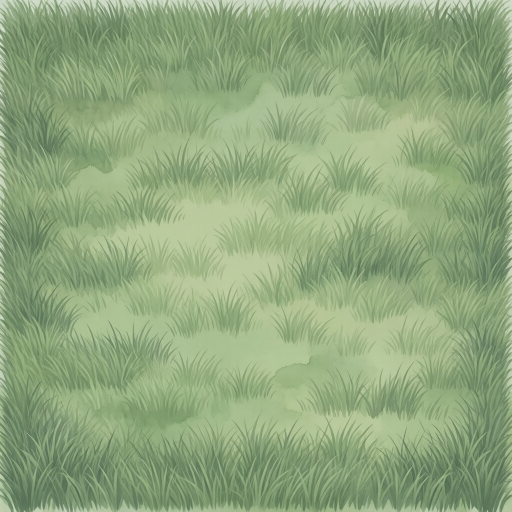
#> input picture assets-src/prototipo/fase4/textura-hierba.png, 1024 x 1024 px (shown at 1/2 size); its folder holds 4 pictures in this run
$ python terreno.py
#> lines starting #> are read from the running program, lines starting #| are printed output that depends on the picture
"""Tiles repetibles y objetos (árbol, roca) a partir de las texturas generadas en ComfyUI (fase 4).

Uso: python assets-src/prototipo/terreno.py
Lee `assets-src/prototipo/fase4/textura-<tipo>.png` y `objeto-<tipo>.png` (salida de
`comfy/lanzar.py`) y escribe:

- `public/assets/terreno/tile-<tipo>@1x.webp` (4 variantes de 32 × 32 en fila) y `@2x` (64 × 64).
- `public/assets/objetos/<objeto>@1x.webp` y `@2x` (marco de la biblia §1, pivote abajo al centro).
- `assets-src/prototipo/fase4/mosaico-<tipo>.png`: 8 × 8 casillas al azar a @2x para revisar costuras.

Tiles (biblia §9): el maestro es de 128 px (@4x). Primero se hace una base repetible consigo
misma (mezcla con la textura desplazada media vuelta); luego cada variante pinta su interior con
otro recorte de la misma textura, pero conserva el borde de la base: así todas las variantes
encajan entre sí y consigo mismas.
"""

from __future__ import annotations

import random
from pathlib import Path

import numpy as np
from PIL import Image, ImageDraw, ImageFilter

RAIZ = Path(__file__).resolve().parents[2]
ORIGEN = RAIZ / "assets-src/prototipo/fase4"
TERRENO = RAIZ / "public/assets/terreno"
OBJETOS = RAIZ / "public/assets/objetos"
MAESTRO = 128  # px por casilla @4x
RECORTE = 256  # px de textura generada por casilla (la textura de 1024 cubre 4 × 4 m)
CREMA = np.array([245, 236, 206], dtype=np.float32)

MARGEN = 160  # la textura generada trae a veces un filo de papel: se recorta solo por dentro
# objeto -> (ancho, alto) del marco @1x
MARCOS = {"arbol": (64, 96), "roca": (32, 32)}


def rampa(n: int, ancho: float) -> np.ndarray:
    """0 en los bordes, 1 en el interior, con transición suave de `ancho` (fracción del lado)."""
    t = np.minimum(np.arange(n) + 0.5, n - np.arange(n) - 0.5) / (n * ancho)
    t = np.clip(t, 0, 1)
    return t * t * (3 - 2 * t)


def mascara(n: int, ancho: float) -> np.ndarray:
    r = rampa(n, ancho)
    return np.minimum.outer(r, r)[..., None]


def repetible(a: np.ndarray) -> np.ndarray:
    """Hace `a` repetible: en los bordes manda la textura desplazada media vuelta (continua al
    envolver) y en el centro, la original."""
    n = a.shape[0]
    desplazada = np.roll(a, (n // 2, n // 2), axis=(0, 1))
    m = mascara(n, 0.5)
    return a * m + desplazada * (1 - m)


def periodo_filas(tex: np.ndarray) -> float | None:
    """Periodo vertical (px) de los surcos si los hay: primer pico claro de la autocorrelación
    de la luminancia media por fila. None si la textura no tiene filas."""
    fila = tex[MARGEN:-MARGEN, MARGEN:-MARGEN].mean(axis=(1, 2))
    fila = fila - fila.mean()
    ac = np.correlate(fila, fila, "full")[len(fila) - 1 :]
    ac /= ac[0]
    for k in range(20, 200):
        if ac[k] > 0.3 and ac[k] >= ac[k - 1] and ac[k] >= ac[k + 1]:
            return float(k)
    return None


def igualar(a: np.ndarray, ref: np.ndarray) -> np.ndarray:
    """Iguala media y contraste por canal a `ref`: las variantes no forman parches de tono."""
    m, d = a.mean(axis=(0, 1)), a.std(axis=(0, 1)) + 1e-3
    return (a - m) / d * ref.std(axis=(0, 1)) + ref.mean(axis=(0, 1))


def a_maestro(a: np.ndarray) -> np.ndarray:
    img = Image.fromarray(np.clip(a, 0, 255).astype(np.uint8))
    return np.asarray(img.resize((MAESTRO, MAESTRO), Image.LANCZOS), dtype=np.float32)


def tiles(tipo: str) -> list[np.ndarray]:
#> called with tipo = 'hierba'
    tex = np.asarray(Image.open(ORIGEN / f"textura-{tipo}.png").convert("RGB"), dtype=np.float32)
    periodo = periodo_filas(tex) if tipo == "tierra" else None
    # Con surcos, el lado del recorte es un número entero de surcos y todas las variantes
    # empiezan en la misma fase: así las filas casan al repetir y entre variantes.
    lado = round(periodo * round(RECORTE / periodo)) if periodo else RECORTE
#> lado = 256
    paso = round(periodo) if periodo else 1
#> paso = 1
    util = tex.shape[0] - 2 * MARGEN - lado
#> util = 448
    x0 = y0 = MARGEN
    sitios = [(x0, y0), (x0 + util, y0), (x0, y0 + util), (x0 + util // 2, y0 + util)]
#> sitios = [(160, 160), (608, 160), (160, 608), (384, 608)]
    sitios = [(x, y0 + round((y - y0) / paso) * paso if periodo else y) for x, y in sitios]
    recortes = [tex[y : y + lado, x : x + lado] for x, y in sitios]
#> recortes = 4 items
    base = repetible(recortes[0])
    borde = mascara(lado, 0.22)
#> call 2 of mascara, with n = 256, ancho = 0.22
#> in mascara (call 2), `r = rampa(n, ancho)`: r = 256 values, max 1 at index 56, min 0.000235 at index 0, mean 0.78
#> in mascara (call 2), `return np.minimum.outer(r, r)[..., None]`:
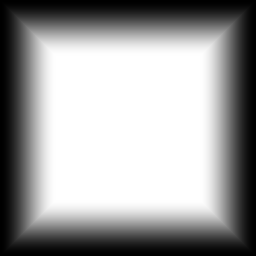
#> returned value: shape (256, 256, 1) float64; min 0.000235, max 1, mean 0.618
    salida = [base]
    for r in recortes[1:]:
        interior = igualar(repetible(r), base)
        salida.append(base * (1 - borde) + interior * borde)
#> this loop made 3 passes
#> d in igualar on passes 1 to 3: [13.29, 11.51, 11.15], [14.25, 13.29, 12.19], [11.05, 9.85, 10.06]
#> pass 1, in repetible (call 2), `m = mascara(n, 0.5)`:
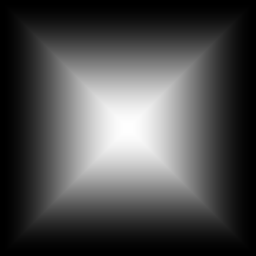
#> m: shape (256, 256, 1) float64; min 4.57e-05, max 1, mean 0.3
#> pass 1, in tiles, `interior = igualar(repetible(r), base)`:
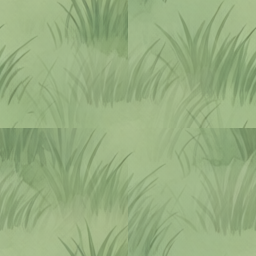
#> interior: shape (256, 256, 3) float64; mean of channels 0, 1, 2 151.5, 174.8, 129.1; drawn as R, G, B
#> after the loop, salida = 4 items
    return [a_maestro(v) for v in salida]


SATURACION_MAX = 0.42  # biblia §4: el terreno, por debajo del 45 % (HSV) de media
# El agua de la paleta (#B5D2D3, #6F9CA6) es mucho más apagada que lo que pinta el modelo.
SATURACION_TIPO = {"agua": 0.25}


def contener_saturacion(maestros: list[np.ndarray], tope: float) -> list[np.ndarray]:
    """Si la saturación media supera el tope, acerca el color a su gris (misma luminancia)."""
#> called with tope = 0.42
    todo = np.concatenate(maestros, axis=1)
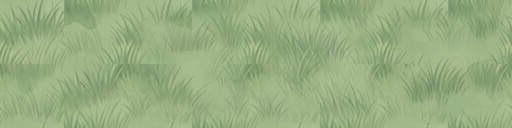
#> todo: shape (128, 512, 3) float32; mean of channels 0, 1, 2 151.1, 174.4, 128.7; drawn as R, G, B
    mx, mn = todo.max(axis=2), todo.min(axis=2)
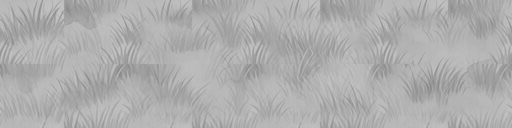
#> mx: shape (128, 512) float32; min 132, max 198, mean 174.4
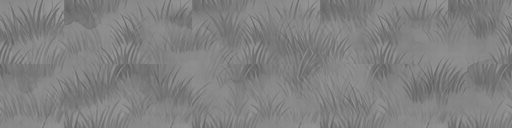
#> mn: shape (128, 512) float32; min 91, max 153, mean 128.7
    sat = float(np.mean((mx - mn) / np.maximum(mx, 1)))
#> sat = 0.263
    if sat <= tope:
        return maestros
    k = tope / sat
    gris = [(m @ np.array([0.299, 0.587, 0.114], dtype=np.float32))[..., None] for m in maestros]
    return [g + (m - g) * k for m, g in zip(maestros, gris)]


def guardar_tiles(tipo: str, maestros: list[np.ndarray]) -> None:
    TERRENO.mkdir(parents=True, exist_ok=True)
    maestros = contener_saturacion(maestros, SATURACION_TIPO.get(tipo, SATURACION_MAX))
#> maestros = 4 items
    tira = Image.fromarray(np.concatenate(maestros, axis=1).astype(np.uint8))
    for k in (1, 2):
        lado = 32 * k
        hoja = tira.resize((lado * len(maestros), lado), Image.LANCZOS)
        hoja.save(TERRENO / f"tile-{tipo}@{k}x.webp", quality=85, method=6)
    # Mosaico de revisión: 8 × 8 casillas @2x con variantes al azar (semilla fija).
    rnd = random.Random(7)
    lado = 64
    peq = [Image.fromarray(m.astype(np.uint8)).resize((lado, lado), Image.LANCZOS) for m in maestros]
#> peq = 4 items
    mos = Image.new("RGB", (lado * 8, lado * 8))
#> mos: PIL image 512x512 RGB; every value is 0
    for fy in range(8):
        for fx in range(8):
            mos.paste(rnd.choice(peq), (fx * lado, fy * lado))
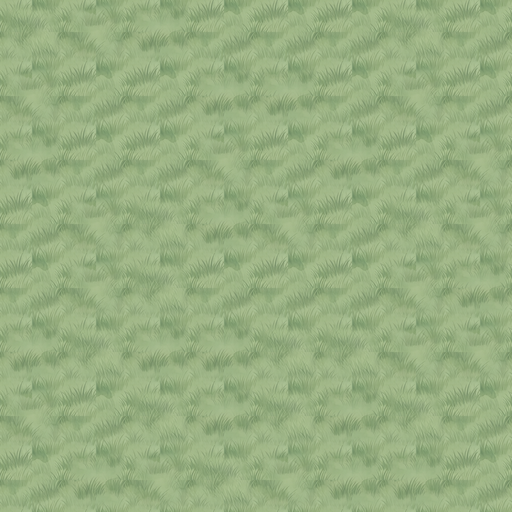
#> mos: PIL image 512x512 RGB; mean R, G, B 151.1, 174.3, 128.7
    mos.save(ORIGEN / f"mosaico-{tipo}.png")


def quitar_fondo(img: Image.Image) -> Image.Image:
    """Separa el objeto del papel. El fondo es lo claro y poco saturado (papel crema y los rayos
    de luz amarillentos que el modelo añade aunque se le pida que no) conectado con el borde de la
    imagen: se rellena desde las esquinas, así lo claro de dentro del objeto (luces de la roca)
    no se borra porque la línea sepia lo encierra."""
    a = np.asarray(img.convert("RGB"), dtype=np.float32)
    lum = a @ np.array([0.299, 0.587, 0.114], dtype=np.float32)
    sat = (a.max(axis=2) - a.min(axis=2)) / np.maximum(a.max(axis=2), 1)
    candidato = (lum > 205) & (sat < 0.32)
    m = Image.fromarray((candidato * 255).astype(np.uint8)).copy()  # copia: fromarray es de solo lectura
    for esquina in ((0, 0), (m.width - 1, 0), (0, m.height - 1), (m.width - 1, m.height - 1)):
        if m.getpixel(esquina) == 255:
            ImageDraw.floodfill(m, esquina, 128)
    fondo = np.asarray(m) == 128
    alfa = Image.fromarray(((~fondo) * 255).astype(np.uint8)).filter(ImageFilter.MinFilter(3))
    alfa = alfa.filter(ImageFilter.GaussianBlur(1.0))
    rgba = img.convert("RGBA")
    rgba.putalpha(alfa)
    return rgba


def sombra_contacto(w: int, h: int, ancho: float, cy: float) -> Image.Image:
    """Elipse de la biblia §3: #5A5470 al 35 %, achatada 2:1, borde suave."""
    s = 4
    capa = Image.new("RGBA", (w * s, h * s), (0, 0, 0, 0))
    d = ImageDraw.Draw(capa)
    rx, ry = ancho * s / 2, ancho * s / 4
    d.ellipse((w * s / 2 - rx, cy * s - ry, w * s / 2 + rx, cy * s + ry), fill=(90, 84, 112, 89))
    return capa.filter(ImageFilter.GaussianBlur(ry * 0.35)).resize((w, h), Image.LANCZOS)


def guardar_objeto(tipo: str) -> None:
    OBJETOS.mkdir(parents=True, exist_ok=True)
    obj = quitar_fondo(Image.open(ORIGEN / f"objeto-{tipo}.png"))
    caja = obj.getchannel("A").point(lambda v: 255 if v > 24 else 0).getbbox()
    obj = obj.crop(caja)
    ancho, alto = MARCOS[tipo]
    for k in (1, 2):
        w, h = ancho * k, alto * k
        esc = min(w / obj.width, (h - 2 * k) / obj.height)
        peq = obj.resize((round(obj.width * esc), round(obj.height * esc)), Image.LANCZOS)
        # Pivote abajo al centro: la base del objeto toca el borde inferior menos 2 px @1x.
        base = h - 2 * k
        marco = sombra_contacto(w, h, peq.width * 0.7, base - 1.5 * k)
        marco.alpha_composite(peq, ((w - peq.width) // 2, base - peq.height))
        marco.save(OBJETOS / f"{tipo}@{k}x.webp", quality=90, method=6)


def main() -> None:
    for tipo in ("hierba", "tierra", "agua", "camino"):
        guardar_tiles(tipo, tiles(tipo))
#> pass 2 of the loop in main, `for tipo in ("hierba", "tierra", "agua", "camino"):`:
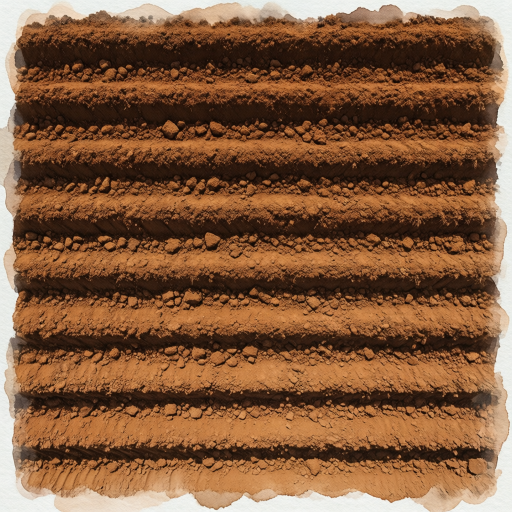
#> input picture assets-src/prototipo/fase4/textura-tierra.png, 1024 x 1024 px (shown at 1/2 size)
#> in periodo_filas, `fila = tex[MARGEN:-MARGEN, MARGEN:-MARGEN].mean(axis=(1, 2))`: fila = 704 values, max 131.6 at index 698, min 22.67 at index 193, mean 74.73
#> in periodo_filas, `fila = fila - fila.mean()`: fila = 704 values, max 56.91 at index 698, min -52.06 at index 193, mean 3.47e-06
#> in periodo_filas, `ac = np.correlate(fila, fila, "full")[len(fila) - 1 :]`: ac = 704 values, max 840755.6 at index 0, min -561482.2 at index 56, mean 597.1
#> in periodo_filas, `ac /= ac[0]`: ac = 704 values, max 1 at index 0, min -0.668 at index 56, mean 0.00071
#> periodo = 113
#> lado = 226
#> paso = 113
#> util = 478
#> in tiles (call 2), `sitios = [(x0, y0), (x0 + util, y0), (x0, y0 + util), (x0 + util // 2,..`: sitios = [(160, 160), (638, 160), (160, 638), (399, 638)]
#> in tiles (call 2), `sitios = [(x, y0 + round((y - y0) / paso) * paso if periodo else y) fo..`: sitios = [(160, 160), (638, 160), (160, 612), (399, 612)]
#> desplazada: shape (226, 226, 3) float32
#> the loop in tiles (call 2), `for r in recortes[1:]:` made 3 passes
#> d in igualar on passes 1 to 3: [53.51, 34.58, 19.09], [59.6, 40.26, 23.18], [60.4, 41.4, 23.89]
#> pass 1, in tiles (call 2), `interior = igualar(repetible(r), base)`:
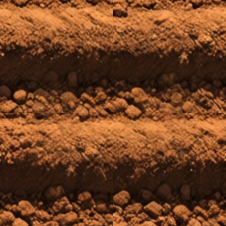
#> interior: shape (226, 226, 3) float64; mean of channels 0, 1, 2 94.4, 54.5, 28.7; drawn with min black and max white
#> img: PIL image 226x226 RGB
#> in a_maestro (call 8), `img = Image.fromarray(np.clip(a, 0, 255).astype(np.uint8))`:
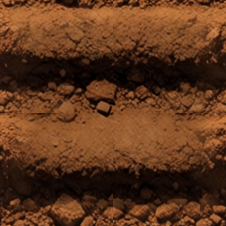
#> img: PIL image 226x226 RGB; mean R, G, B 94.3, 54.3, 28.4
    for tipo in MARCOS:
        guardar_objeto(tipo)


if __name__ == "__main__":
#> (the run stopped early here; a loop or call above may not have finished)
